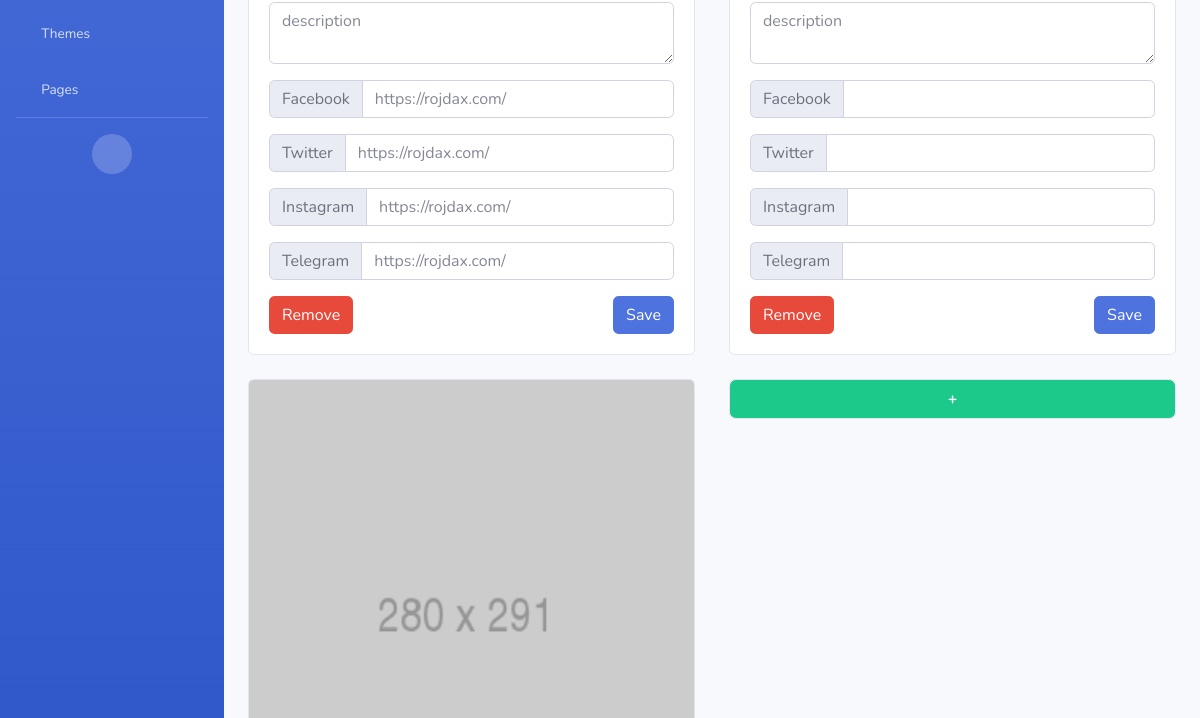
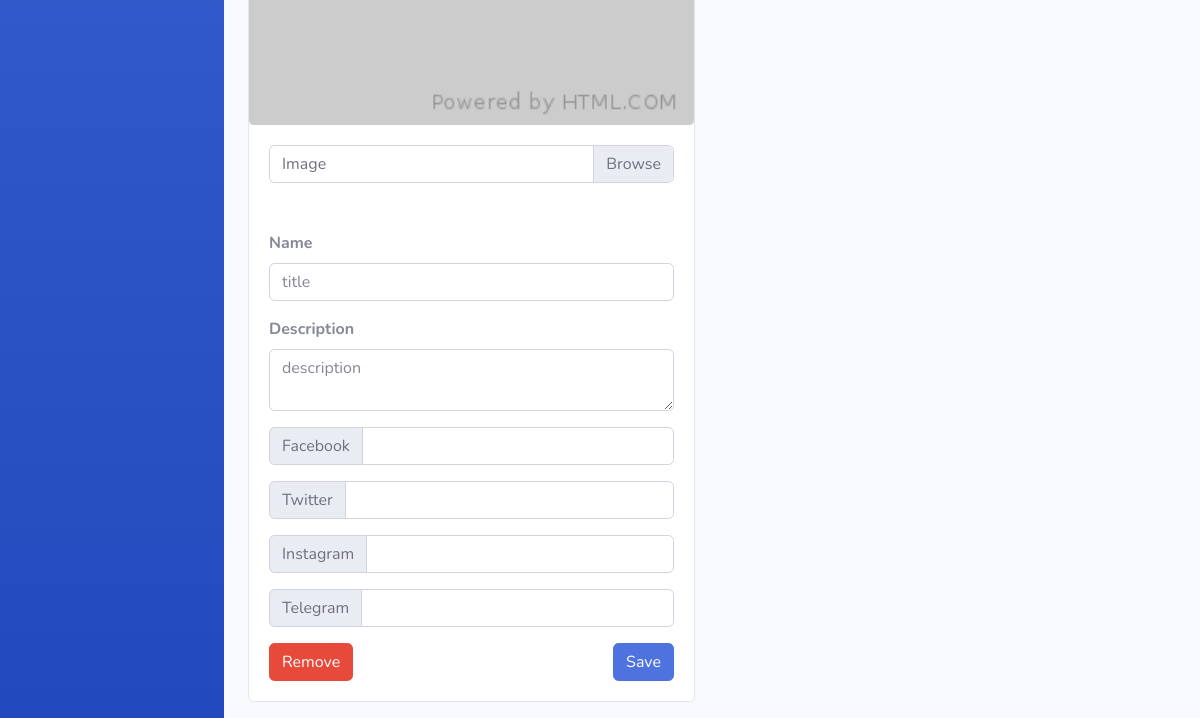
Before: /control_panel/site/our-team/ (signed in, lower part) with the older database file (2 pictures, top to bottom).
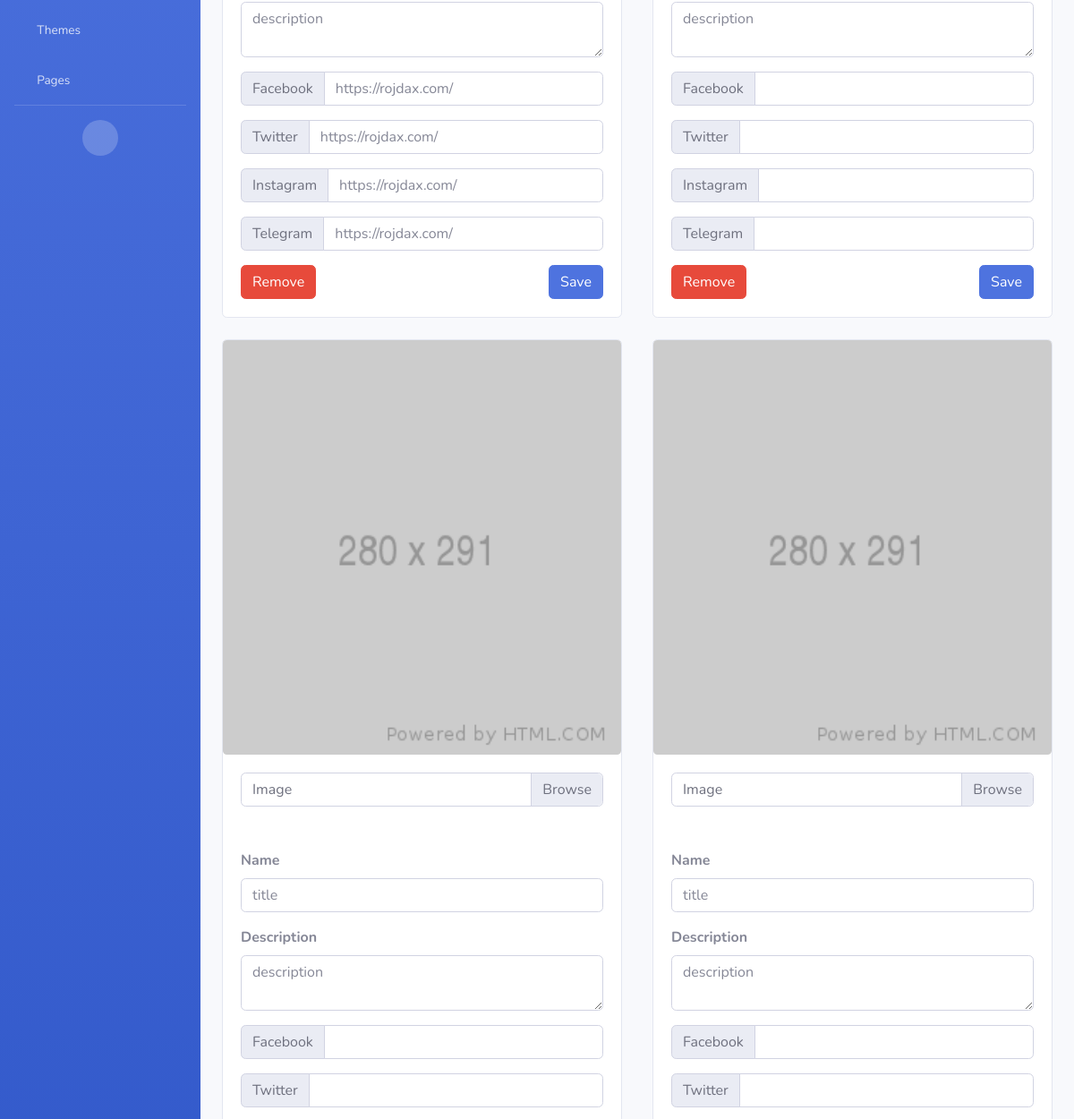
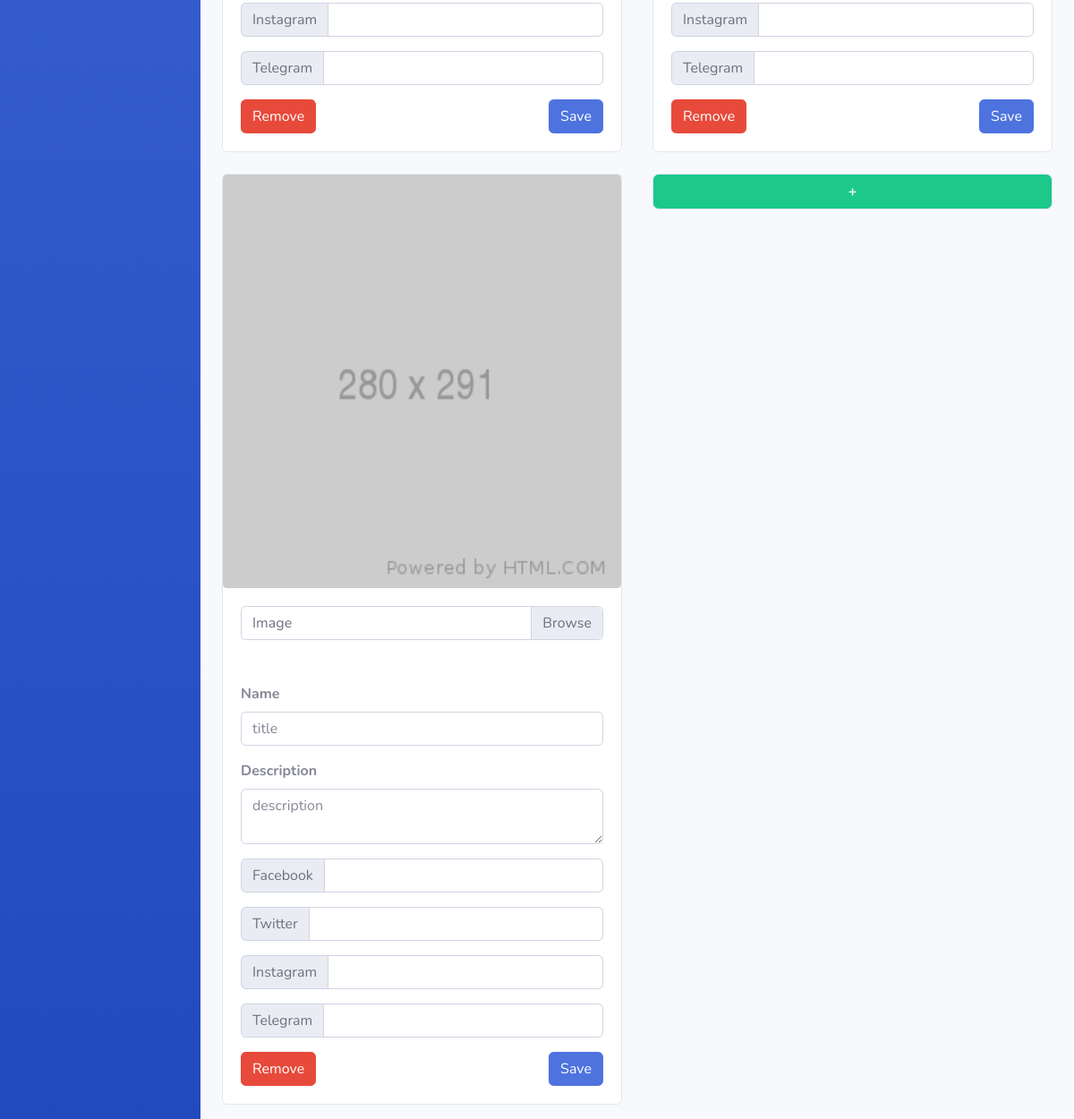
After: the same page with the newer database file (2 pictures, top to bottom).
### control_panel/models.py (models this page shows)
class our_team(models.Model):
	img=models.ImageField(upload_to='our_team/img/',
						  default='our_team/img/default/default.png',
						  blank=True)
	title=models.CharField(max_length=100)
	description=models.CharField(max_length=100)
	facebook=models.URLField(blank=True)
	twitter=models.URLField(blank=True)
	instagram=models.URLField(blank=True)
	telegram=models.URLField(blank=True)
	objects=ourTeamManager()

### control_panel/views.py (the view, shortened to what this page needs)
# urls.py: path('site/our-team/',views.our_team_,name='control_panel/site/our-team'),
def our_team_(request):
	if not request.user.is_staff:
		return redirect('/')
	messages=list()
	return render(request,'control_panel/our-team.html',{
		'messages':messages,
		'our_team':our_team.objects.all()
		})

### templates/control_panel/our-team.html (shortened to what the changed rows need)
{% load static %}
<!DOCTYPE html>
<html lang="en">
<head>
	<link href="{% static 'cpanel/vendor/fontawesome-free/css/all.min.css' %}" rel="stylesheet" type="text/css">
	<link href="{% static 'cpanel/css/sb-admin-2.min.css' %}" rel="stylesheet">
</head>
<body id="page-top">
<div id="wrapper">
	<div id="content-wrapper" class="d-flex flex-column">
		<div id="content">
			<div class="container-fluid">
				<div class="card-deck mb-3">
					<div class="form-row">
						{% for team_mem in our_team %}
							<div class="mt-4 col-lg-6 col-lg-6">
								<div class="card card-deck">
									<img class="card-img" src="{{ team_mem.img.url }}"
										 alt="Card image cap">
									<div class="card-body">
										<form method="POST" enctype="multipart/form-data">
											<div class="input-group mb-5">
												<div class="custom-file">
													<label class="custom-file-label"
														   for="inputGroupFile01">Image</label>
												</div>
											</div>
											<div class="form-row">
												<div class="col">
													<div class="form-group"><label><strong>Name</strong></label><input
															class="form-control" type="text"
															placeholder="{{ team_mem.title }}"
															name="title">
													</div>
													<div class="form-group"><label><strong>Description</strong></label>
														<textarea class="form-control" rows="2"
																  placeholder="{{ team_mem.description }}"
																  name="description"></textarea></div>
												</div>
											</div>
											<div class="input-group mb-3">
												<div class="input-group-prepend">
													<span class="input-group-text"
														  id="basic-addon1">Facebook</span>
												</div>
												<input type="text" class="form-control"
													   placeholder="{{ team_mem.facebook }}"
													   aria-label="Username" aria-describedby="basic-addon1"
													   name="facebook">
											</div>
											<div class="input-group mb-3">
												<div class="input-group-prepend">
													<span class="input-group-text"
														  id="basic-addon1">Twitter</span>
												</div>
												<input type="text" class="form-control"
													   placeholder="{{ team_mem.twitter }}"
													   aria-label="Username" aria-describedby="basic-addon1"
													   name="twitter">
											</div>
											<div class="input-group mb-3">
												<div class="input-group-prepend">
													<span class="input-group-text"
														  id="basic-addon1">Instagram</span>
												</div>
												<input type="text" class="form-control"
													   placeholder="{{ team_mem.instagram }}"
													   aria-label="Username" aria-describedby="basic-addon1"
													   name="instagram">
											</div>
											<div class="input-group mb-3">
												<div class="input-group-prepend">
													<span class="input-group-text"
														  id="basic-addon1">Telegram</span>
												</div>
												<input type="text" class="form-control"
													   placeholder="{{ team_mem.telegram }}"
													   aria-label="Username" aria-describedby="basic-addon1"
													   name="telegram">
											</div>
											<button style="float: right;" class="btn btn-primary"
													value="{{ team_mem.id }}" type="submit"
													name="save">Save
											</button>
											<button class="btn btn-danger"
													value="{{ team_mem.id }}" type="submit"
													name="remove-mem">Remove
											</button>
										</form>
									</div>
								</div>
							</div>
						{% endfor %}
					</div>
				</div>
			</div>
		</div>
	</div>
</div>
</body>
</html>

Changed rows visible on the page:
added our_team: img (placeholder picture), title "title", description "description", {{ team_mem.id }} 6 (drawn)
added our_team: img (placeholder picture), title "title", description "description", {{ team_mem.id }} 7 (drawn)
